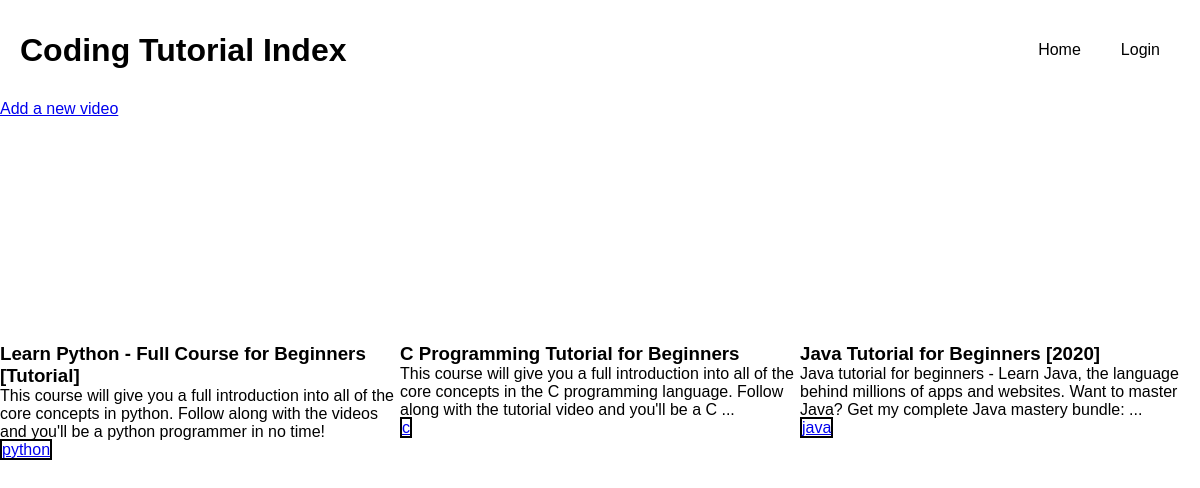
The app's page /, older data.
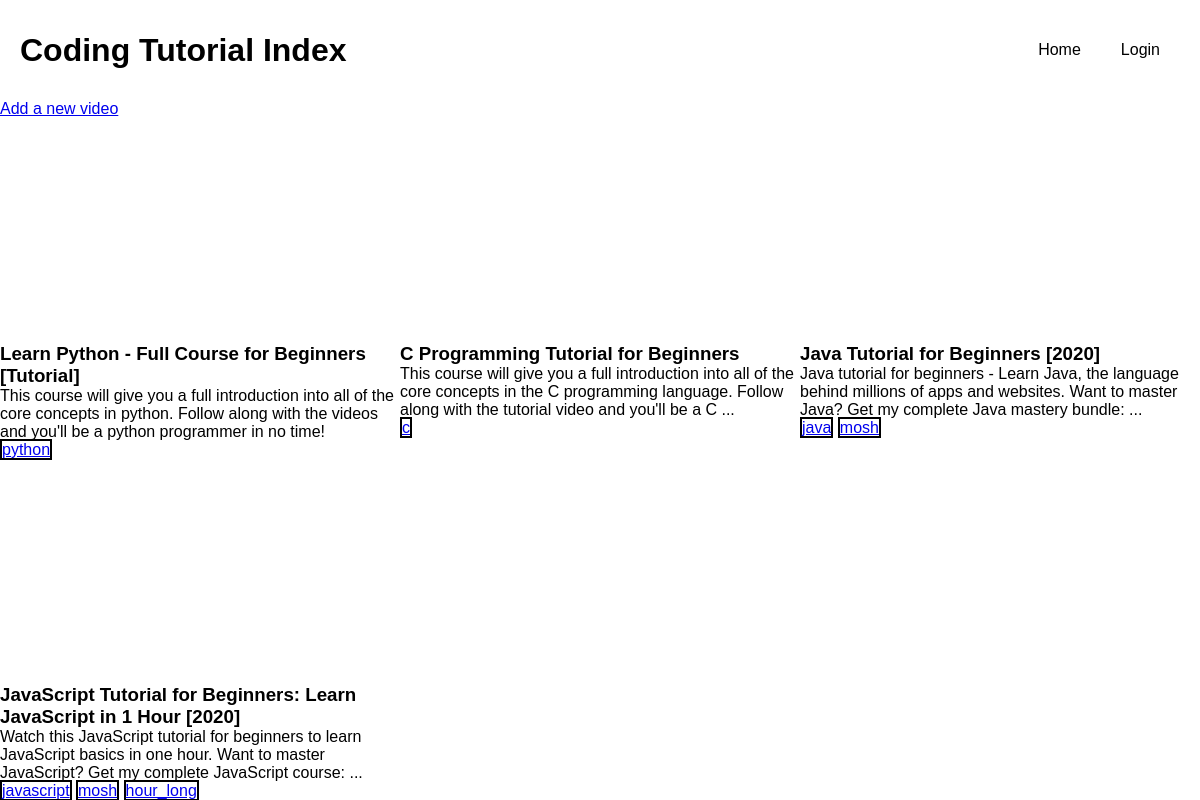
The same page, newer data.
### tutorial_index/models.py (models this page shows, shortened)
class Tutorial(models.Model):
  title = models.CharField(max_length=500)
  description = models.CharField(max_length=500)
  video_id = models.CharField(max_length=200)
  category = models.ManyToManyField(Category, blank=True)
  likes = models.ManyToManyField(User, blank=True, related_name="liked_tutorials")
  dislikes = models.ManyToManyField(User, blank=True, related_name="disliked_tutorials")
  comments = models.ManyToManyField(Comment, blank=True)

class Category(models.Model):
  name = models.CharField(max_length=50)

### tutorial_index/views.py (the view)
# urls.py: path('', views.index, name='index'),
def index(request):
  return render(
      request, "tutorial_index/index.html", {
          "tutorials": Tutorial.objects.all()}
  )

### tutorial_index/templates/tutorial_index/index.html (shortened to what this page needs)
{%extends 'tutorial_index/layout.html'%} {%block title%}Home{%endblock%} {%block body%}
<div class="add-video"><a href="{%url 'add-video'%}">Add a new video</a></div>
<main class="tutorials">
  {%for tutorial in tutorials%}
  <div class="tutorial_container">
    <div onclick="showTutorial({{tutorial.id}}, '{{request.user.username}}')">
      <div class="img-wrapper">
      </div>
      <h3>{{tutorial.title}}</h3>
      <p>{{tutorial.description}}</p>
    </div>
    <div>
      {%for category in tutorial.category.all%}
      <a href="{%url 'category' category.name%}" class="category">{{category.name}}</a>
      {%endfor%}
    </div>
  </div>
  {%endfor%}
</main>
{%endblock%}

Row changes from the older to the newer data that the page shows:
now on this page (row unchanged): Category: name "mosh"
added Tutorial: title "JavaScript Tutorial for Beginners: Learn JavaScript in 1 Hour [2020]", description "Watch this JavaScript tutorial for beginners to learn JavaScript basics in one hour. Want to master JavaScript? Get my complete JavaScript course: ..."
now on this page (row unchanged): Category: name "javascript", shown under "JavaScript Tutorial for Beginners: Learn JavaScript in 1 Hour [2020]"
added Category: name "hour_long", shown under "JavaScript Tutorial for Beginners: Learn JavaScript in 1 Hour [2020]"
